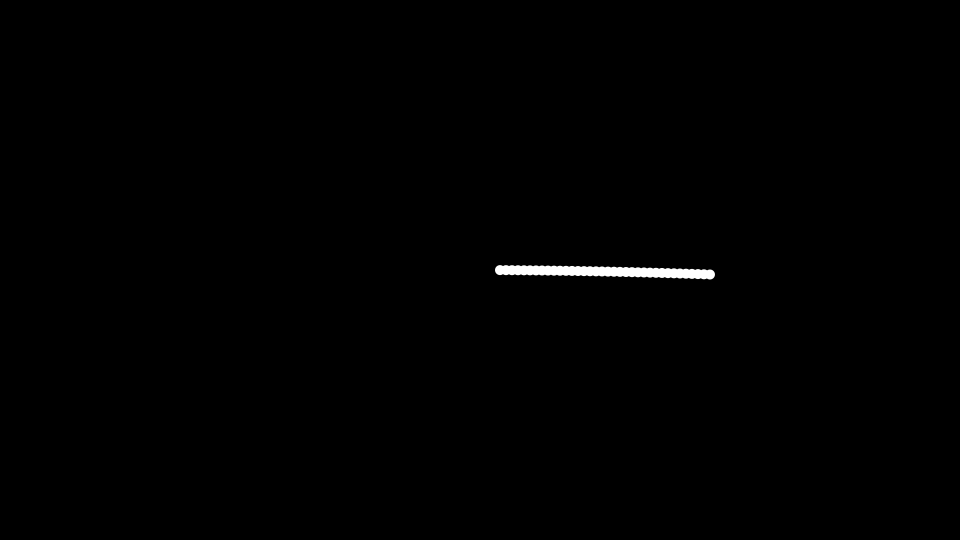
Frame 1 (no input)
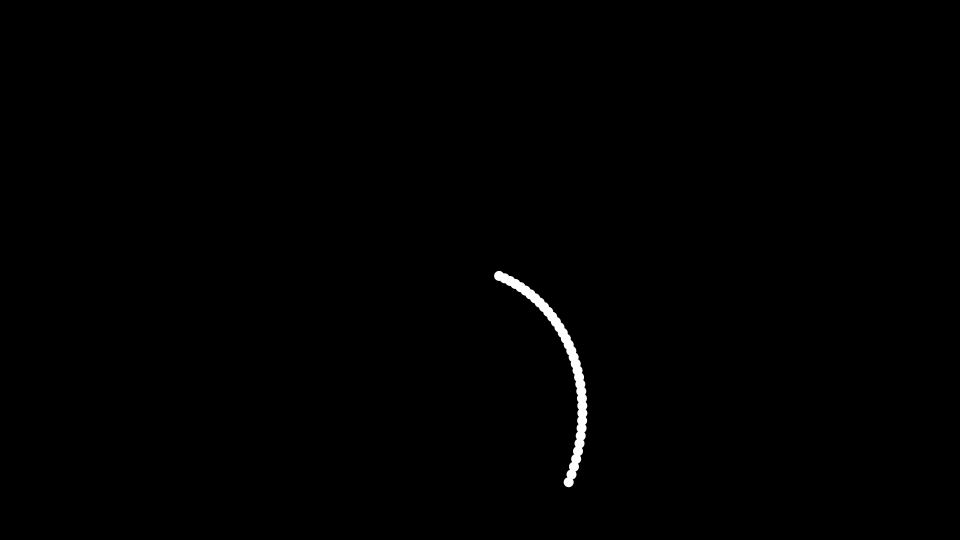
Frame 60 (the mouse pressed at the canvas centre just before this capture)
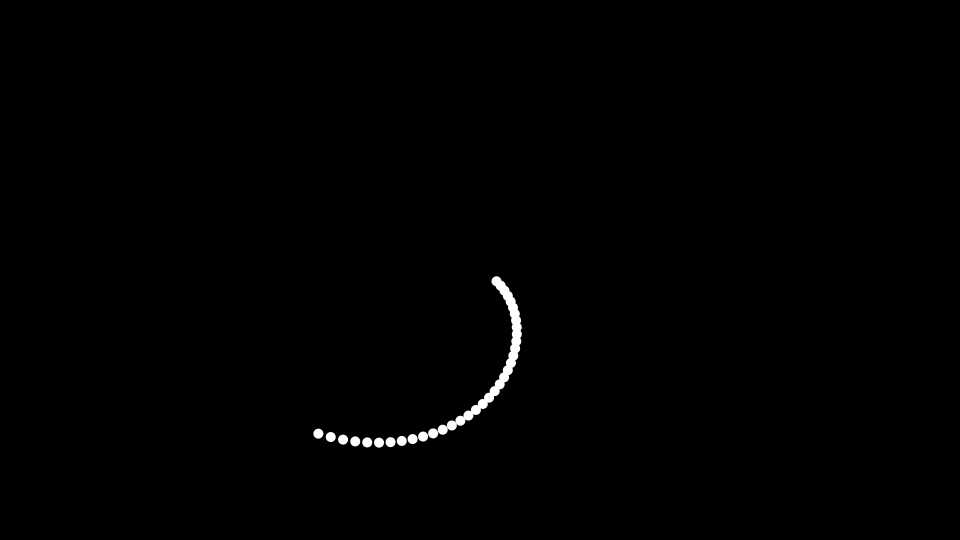
Frame 120 (the mouse held since frame 60 and released just before this capture)

The Processing sketch that drew these frames (run headless with seeded random() and noise(); from frame 60 on, the mouse is pressed at the canvas centre):

// Processing sketch: orbitingSpeeds
// ── orbitingSpeeds.pde
//Orbiter o1 = new Orbiter(200, 20, 0.02);
Orbiter[] orbits = new Orbiter[36];


void setup(){
  size(960,540);
  background(0);
  noStroke();
  fill(255);
  translate(width/2, height/2);
  
  //orbits[0] = new Orbiter(35, 10, 0.002);
  //orbits[1] = new Orbiter(70, 10, 0.005);
  //orbits[2] = new Orbiter(105, 10, 0.008);
  //orbits[3] = new Orbiter(140, 10, 0.011);
  //orbits[4] = new Orbiter(175, 10, 0.014);
  //orbits[5] = new Orbiter(210, 10, 0.017);
  //orbits[6] = new Orbiter(245, 10, 0.02);
  
  float radius = 20;
  float speed = 0.005;
  for(int i=0; i<orbits.length; i++){
    orbits[i] = new Orbiter(radius, 10, speed);
    
    radius += 250 / orbits.length;
    speed += 0.015 / orbits.length;
  }

  
}

void draw(){  
  translate(width/2, height/2);
  background(0);
  for(Orbiter o : orbits){
    o.display();
  }
}

class Orbiter {
  float r, size, speed;
  float pos;
  
   Orbiter (float rIn, float sizeIn, float speedIn){
    r = rIn;
    size = sizeIn;
    speed = speedIn;
    pos = 0;
  }
  
  void display(){
    pos += speed;
    float tempR = r;
    float x = tempR * cos(pos);
    float y = tempR * sin(pos);
    fill(255);
    circle(x,y,size);
  }
  
}
